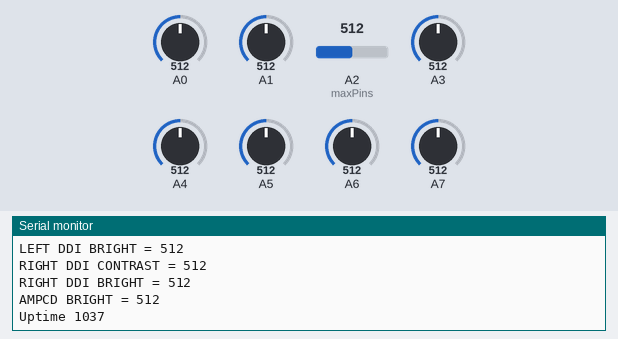
Bench run of a sketch on a simulated Arduino Uno, built with avr-gcc and run on an emulated ATmega328P. Parts: the last lines printed to the serial monitor. The test bench sets the inputs (shaded band); at power-on: A0 = 512, A1 = 512, A2 (maxPins) = 512, A3 = 512, A4 = 512, A5 = 512, A6 = 512, A7 = 512.

Above: at 1.2 s.
1.3 s: A0 set to 716
At 1.86 s:
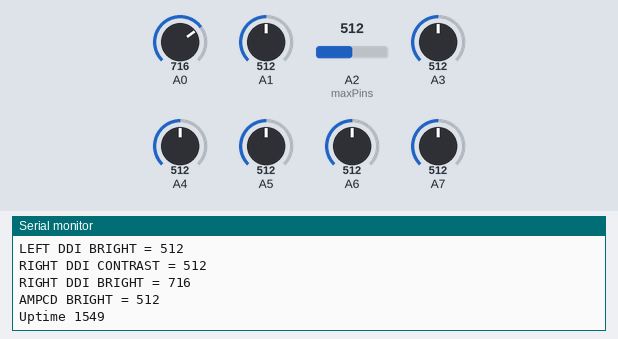
2.8 s: A1 set to 716
At 2.88 s:
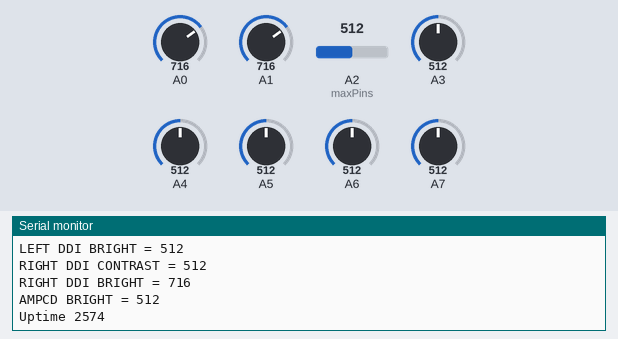
4.3 s: A2 (maxPins) set to 716
At 4.42 s:
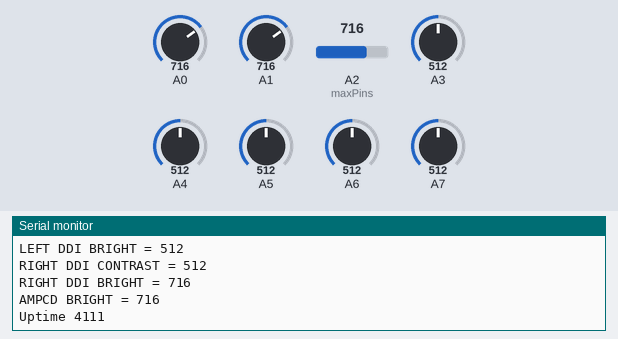
5.8 s: A3 set to 716
At 5.96 s:
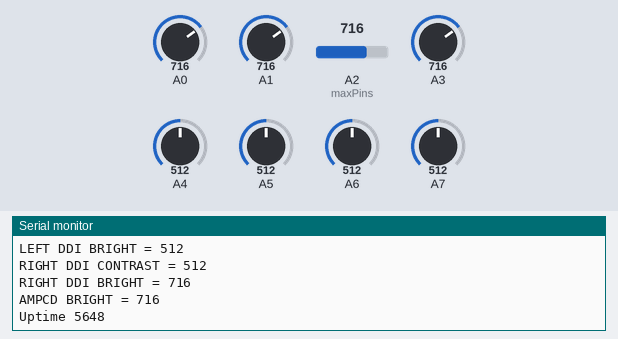
7.3 s: A4 set to 716
At 7.49 s:
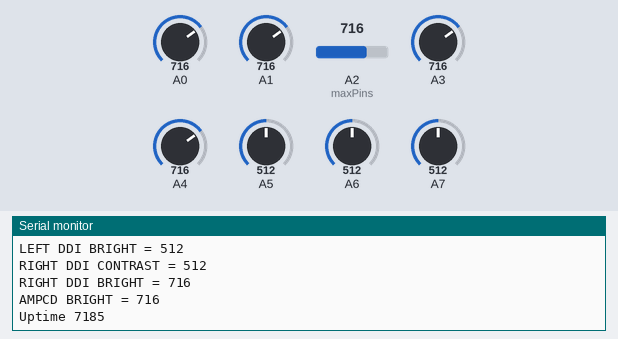
8.8 s: A5 set to 716
At 9.03 s:
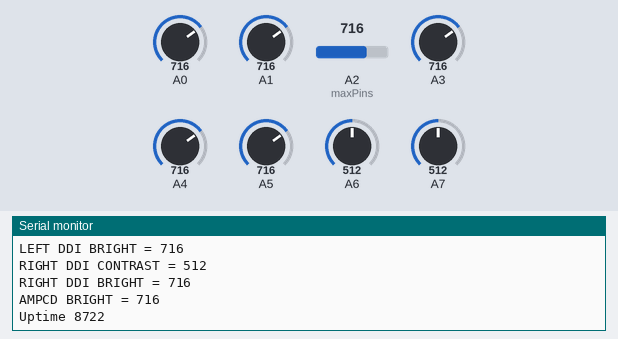
Timing chart, 0 to 11.3 s (numbered marks = the images above; inputs shaded):
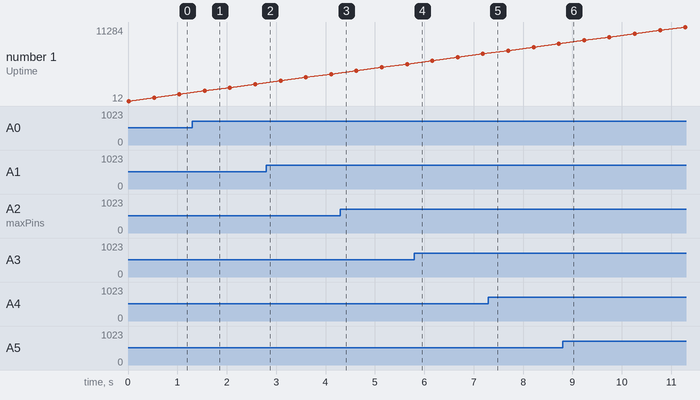

The sketch:

Front_Console_Analog_Monitor.ino
```cpp
/*
 *
 * Left Console Ananlog Monitor
 *
 * Scans the Analog ports and prints the current value.
 * Used for testing
 */

int pinUnderTest = 0;
const int maxPins = 16;
int analogValue = 0;
long currentTime = 0;

String inputRole[maxPins];


void setup() {
  // put your setup code here, to run once:
  Serial.begin(250000);

  inputRole[0] = "HUD VID SIM BALANCE";
  inputRole[1] = "HUD AOA BRIGHT";
  inputRole[2] = "HUB BLACKLEVEL";
  inputRole[3] = "HUD BRIGHTNESS";
  inputRole[4] = "RWR AUDIO";
  inputRole[5] = "RWR DIMMER";
  inputRole[6] = "UNUSED";
  inputRole[7] = "UNUSED";
  inputRole[8] = "HMD BRIGHTNESS (SPIN PANEL)";
  inputRole[9] = "IFEI BRIGHTNESS";
  inputRole[10] = "STANDBY ANALOG";
  inputRole[11] = "LEFT DDI CONSTRAST";
  inputRole[12] = "LEFT DDI BRIGHT";
  inputRole[13] = "RIGHT DDI CONTRAST";
  inputRole[14] = "RIGHT DDI BRIGHT";
  inputRole[15] = "AMPCD BRIGHT";


}

void loop() {
  // put your main code here, to run repeatedly:

  for (pinUnderTest = 0; pinUnderTest < maxPins; ++pinUnderTest) {
      if (inputRole[pinUnderTest].length() > 0) {
        analogValue = analogRead(pinUnderTest);
        Serial.print(inputRole[pinUnderTest] + " = ");
        Serial.println(String(analogValue));
      }

  }

  Serial.println("Uptime " + String(millis()));
  delay(500);

}
```

Measured:
- after the input at 1.3 s, the serial monitor: prints a new line after 0.24 s (image 1)
